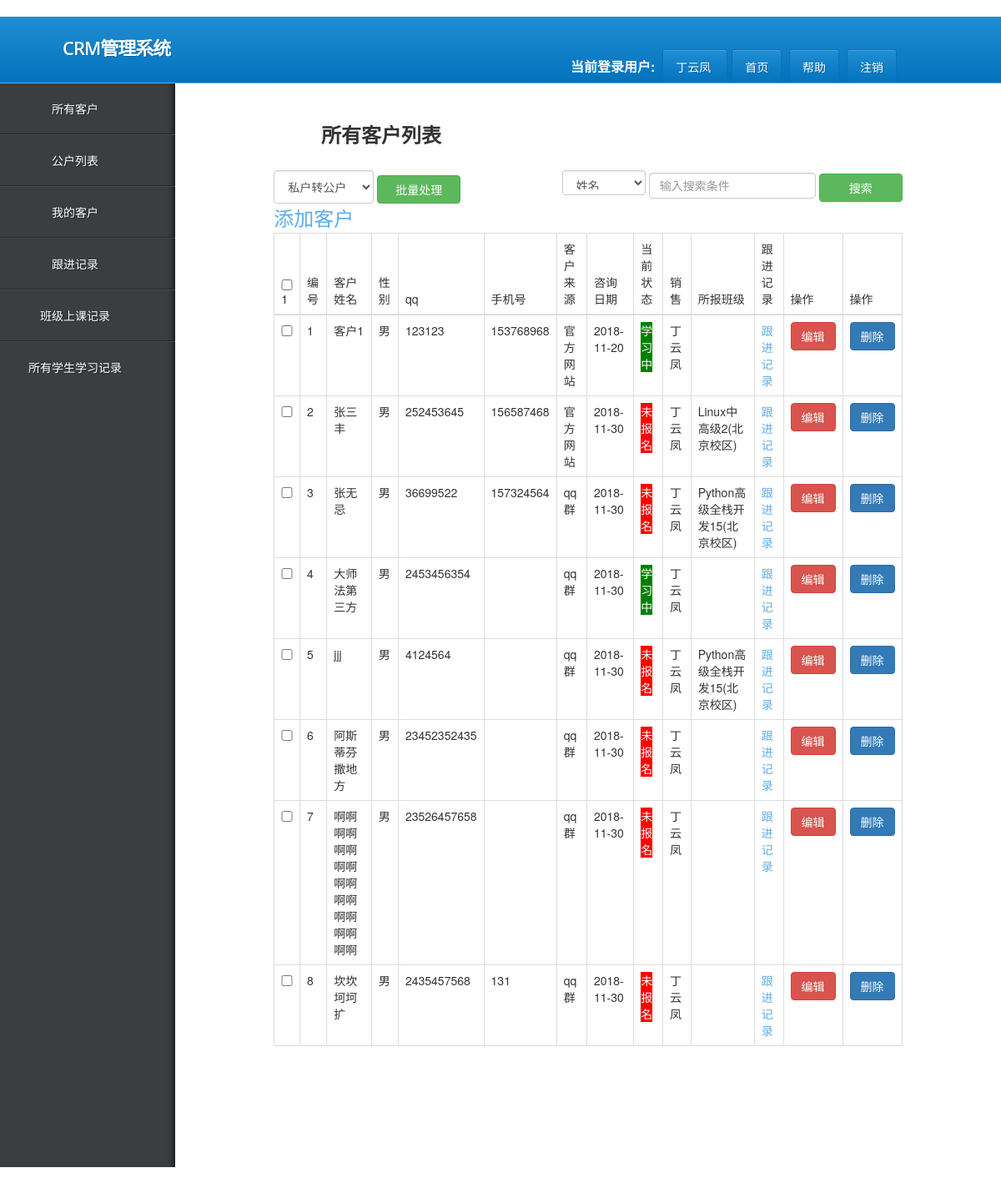
Page /my_customers/ (signed in) on the committed database.
### app01/models.py (models this page shows, shortened)
class UserInfo(AbstractUser):
    tel=models.CharField(max_length=32,null=True,blank=True)
    gender=models.IntegerField(choices=((1,"男"),(2,"女"),(3,"中间的")),default=1,null=True,blank=True)
    depart=models.ForeignKey("Department",on_delete=models.CASCADE,default=1)

class Customer(models.Model):
    qq = models.CharField('QQ', max_length=64, unique=True, help_text='QQ号必须唯一')
    qq_name = models.CharField('QQ昵称', max_length=64, blank=True, null=True)
    name = models.CharField('姓名', max_length=32, blank=True, null=True, help_text='学员报名后，请改为真实姓名',default="")
    sex_type = (('male', '男'), ('female', '女'))
    sex = models.CharField("性别", choices=sex_type, max_length=16, default='male', blank=True, null=True)
    birthday = models.DateField('出生日期', default=None, help_text="格式yyyy-mm-dd", blank=True, null=True)
    phone = models.CharField('手机号', max_length=128,blank=True, null=True)
    source = models.CharField('客户来源', max_length=64, choices=source_type, default='qq')
    introduce_from = models.ForeignKey('Customer', verbose_name="转介绍自学员", blank=True, null=True,on_delete=models.CASCADE)
    course = MultiSelectField("咨询课程", choices=course_choices,null=True,blank=True)
    class_type = models.CharField("班级类型", max_length=64, choices=class_type_choices, default='fulltime')
    customer_note = models.TextField("客户备注", blank=True, null=True, )
    status = models.CharField("状态", choices=enroll_status_choices, max_length=64, default="unregistered",
                              help_text="选择客户此时的状态")
    date = models.DateTimeField("咨询日期", auto_now_add=True)
    last_consult_date = models.DateField("最后跟进日期", auto_now_add=True)
    next_date = models.DateField("预计再次跟进时间", blank=True, null=True)
    consultant = models.ForeignKey('UserInfo', verbose_name="销售", related_name='customers', blank=True, null=True,on_delete=models.CASCADE )
    class_list = models.ManyToManyField('ClassList', verbose_name="已报班级",null=True,blank=True)
    deal_date = models.DateField("成交日期",null=True,blank=True)
    def get_classlist(self):  # Customer表中  获取对象的所报班级
        li=[]
        for clas in self.class_list.all():
            li.append(str(clas))
        return mark_safe("<br>".join(li))
    def get_status(self):  # 在Customer表中加get_status方法
        status_color={
            "studying":"green",
            "signed":"grey",
            "unregistered":"red",
            "paid_in_full":"blue"
        }
        return mark_safe("<span style='background-color:%s;color:white'>%s</span>"%
                         (status_color[self.status],self.get_status_display()))

class ClassList(models.Model):
    course = models.CharField("课程名称", max_length=64, choices=course_choices)
    semester = models.IntegerField("学期")
    campuses = models.ForeignKey('Campuses', verbose_name="校区",on_delete=models.CASCADE)
    price = models.IntegerField("学费", default=10000)
    memo = models.CharField('说明', blank=True, null=True, max_length=100)
    start_date = models.DateField("开班日期")
    graduate_date = models.DateField("结业日期", blank=True, null=True)
    teachers = models.ManyToManyField('UserInfo', verbose_name="老师")
    class_type = models.CharField(choices=class_type_choices, max_length=64, verbose_name='班额及类型', blank=True,
                                  null=True)
    class Meta:
        unique_together = ("course", "semester", 'campuses')
    def __str__(self):
        return "{}{}({})".format(self.get_course_display(), self.semester, self.campuses)

class Campuses(models.Model):
    name = models.CharField(verbose_name='校区', max_length=64)
    address = models.CharField(verbose_name='详细地址', max_length=512, blank=True, null=True)
    def __str__(self):
        return self.name

### app01/views.py (the view, shortened to what this page needs)
# urls.py: url(r'^my_customers/$', views.CustomersView.as_view(), name='my_customers'),
class CustomersView(View):
    def get(self,request):
        if reverse('all_customers') == request.path:  # 所有客户
            all_customers = Customer.objects.all()
        elif reverse('my_customers') == request.path:  # 我的客户
            all_customers = Customer.objects.filter(consultant=request.user)
        else:  # 公户列表
            all_customers = Customer.objects.filter(consultant__isnull=True)
        current_page_num = request.GET.get('page', 1)
        serarch_condition = request.GET.get('search')  # 获取用户输入的搜索条件
        field = request.GET.get('field')   # 获取用户是按照什么搜索,按照姓名,qq还是手机号
        if serarch_condition:
            q = Q()
            q.children.append((field + '__contains', serarch_condition))
            all_customers = all_customers.filter(q)
        pagination = Pagination(current_page_num, all_customers.count(), request, 2)
        path = request.path
        next = '?next=%s' % path
        return render(request, 'customers/customers.html', {'next':next,'all_customers': all_customers, 'pagination': pagination})

### templates/customers/customers.html (shortened to what this page needs)
{% extends 'customers/base.html' %}
{% block content %}
    <h3 style="margin-left: 150px"><strong>所有客户列表 </strong></h3>
    <br>
    <div class="container-fluid">
    <div class="row">
    <div class="col-md-10 col-lg-offset-1">
        <form action="" style="float:right;" method="get" novalidate name="form_search">
            <select name="field" id="" style="display: inline-block;width: 100px;height: 30px" class="form-control">
                <option value="name">姓名</option>
            </select>
            <input type="text" placeholder="输入搜索条件" style="width: 200px;height: 31px;display: inline-block"
                   name="search" class="form-control">
            <input type="submit" class="btn btn-success" value="搜索" style="width: 100px;display: inline-block">
        </form>
        <form action="" method="post" name="action" name="form_batch">
            <select name="action" id="" style="display: inline-block;width: 120px;height: 40px" class="form-control">
                <option value="changeTo_public" selected>私户转公户</option>
            </select>
            <input type="submit" class="btn btn-success" value="批量处理" style="width: 100px;display: inline-block">
            <br>
            <a href="/add_customer/{{ next }}" style="font-size: x-large"> 添加客户</a>
            <table class="table table-bordered">
                <thead>
                <tr>
                    <th><input type="checkbox">1</th>
                    <th>编号</th>
                    <th>客户姓名</th>
                    <th>性别</th>
                    <th>qq</th>
                    <th>手机号</th>
                    <th>客户来源</th>
                    <th>咨询日期</th>
                    <th>当前状态</th>
                    <th>销售</th>
                    <th>所报班级</th>
                    <th>跟进记录</th>
                    <th>操作</th>
                    <th>操作</th>
                </tr>
                </thead>
                {% for customer in all_customers %}
                    <tr>
                        <td><input type="checkbox" name="selected_list" value="{{ customer.pk }}"></td>
                        <td> {{ forloop.counter }} </td>
                        <td> {{ customer.name }} </td>
                        <td> {{ customer.get_sex_display }} </td>
                        <td> {{ customer.qq }} </td>
                        <td> {{ customer.phone|default:'' }} </td>
                        <td> {{ customer.get_source_display }} </td>
                        <td> {{ customer.date|date:'Y-m-d' }} </td>
                        <td> {{ customer.get_status }} </td>
                        <td> {{ customer.consultant }} </td>
                        <td> {{ customer.get_classlist }} </td>
                        <td> <a href="/consult_record/?customer_id={{ customer.pk }}">跟进记录</a> </td>
                        <td><a href="{% url 'edit_customers' customer.pk %}{{ next }}" class="btn btn-danger" style="color:white;"> 编辑 </a></td>
                        <td><a href="{{ next }}{{ customer.pk }}" class="btn btn-primary" style="color:white;"> 删除</a> </td>
                    </tr>
                {% endfor %}
            </table>
        </form>
    </div>
{% endblock %}

### templates/customers/base.html (shortened to what this page needs)
﻿<!DOCTYPE html>
<html lang="">
<head>
    <link rel="stylesheet" href="/static/my_login_page/css/style.css" media="all"/>
    <link rel="stylesheet" href="/static/bootstrap-3.3.7/js/bootstrap.js">
    <link rel="stylesheet" href="/static/font-awesome-4.7.0/css/font-awesome.css">
    <link rel="stylesheet" href="/static/bootstrap-3.3.7/css/bootstrap.css">
</head>
<body>
<div class="testing">
    <header class="main" style="height:80px;">
        <h1 style="margin-left: 50px;margin-top: 10px"><strong>CRM管理系统</strong></h1>
        <ul style="float: right;margin-top: -10px;margin-right: 100px">
            <li>
                <strong style="color: white;font-size:16px">当前登录用户:</strong>
                <span class="button blue"> {{ request.user }} </span>
                <span class="button blue"><a href="/customers/">首页</a></span>
                <span class="button blue">帮助</span>
                <span class="button blue"><a href="/logout/">注销</a></span>
            </li>
        </ul>
    </header>
</div>
<nav>
    <ul>
        <li style="text-align: center">
            <a href="/customers/">所有客户</a>
        </li>
        <li style="text-align: center">
            <a href="/public_customers/">公户列表</a>
        </li>
        <li style="text-align: center">
            <a href="/my_customers/">我的客户</a>
        </li>
        <li style="text-align: center">
            <a href="/consult_record/">跟进记录</a>
        </li>
        <li style="text-align: center">
            <a href="/class_study_record_list/">班级上课记录</a>
        </li>
        <li style="text-align: center">
            <a href="/all_student_study_record_list/"> 所有学生学习记录 </a>
        </li>
    </ul>
</nav>
<section class="content" style="margin-top: 3px">
    {% block content %}{% endblock %}
</section>
</body>
</html>

### rows in the picture
UserInfo: user "丁云凤"
Customer: name "客户1", sex "男", qq "123123", phone "153768968", source "官方网站", date "2018-11-20", get_status "学习中", consultant "丁云凤"
Customer: name "张三丰", sex "男", qq "252453645", phone "156587468", source "官方网站", date "2018-11-30", get_status "未报名", consultant "丁云凤", get_classlist "Linux中高级2(北京校区)"
Customer: name "张无忌", sex "男", qq "36699522", phone "157324564", source "qq群", date "2018-11-30", get_status "未报名", consultant "丁云凤", get_classlist "Python高级全栈开发15(北京校区)"
Customer: name "大师法第三方", sex "男", qq "2453456354", source "qq群", date "2018-11-30", get_status "学习中", consultant "丁云凤"
Customer: name "jjj", sex "男", qq "4124564", source "qq群", date "2018-11-30", get_status "未报名", consultant "丁云凤", get_classlist "Python高级全栈开发15(北京校区)"
Customer: name "阿斯蒂芬撒地方", sex "男", qq "23452352435", source "qq群", date "2018-11-30", get_status "未报名", consultant "丁云凤"
Customer: name "啊啊啊啊啊啊啊啊啊啊啊啊啊啊啊啊啊啊", sex "男", qq "23526457658", source "qq群", date "2018-11-30", get_status "未报名", consultant "丁云凤"
Customer: name "坎坎坷坷扩", sex "男", qq "2435457568", phone "131", source "qq群", date "2018-11-30", get_status "未报名", consultant "丁云凤"
